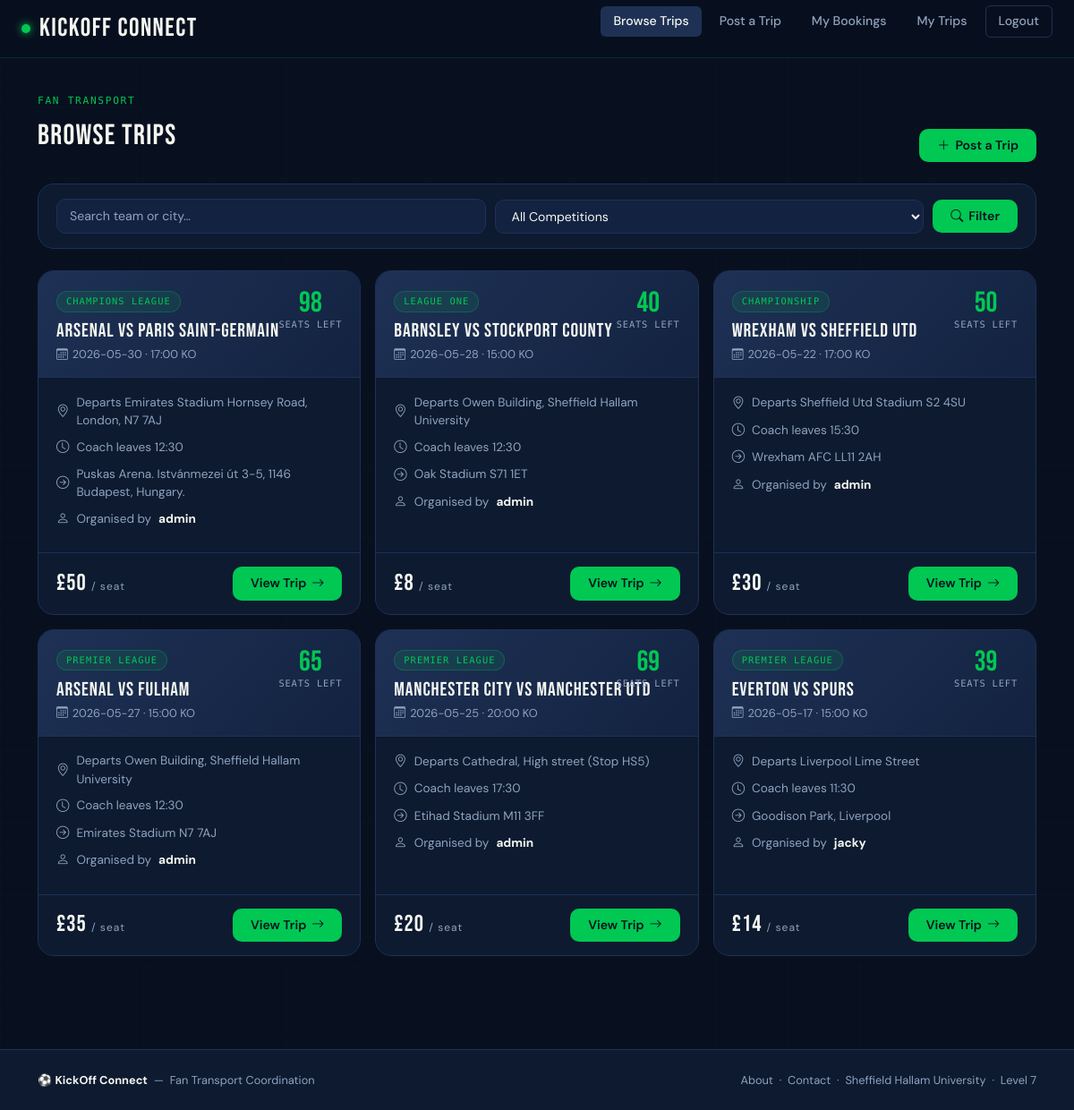
The app's page /trips/ (signed in) with its own data.
### tables this page shows
CREATE TABLE trips (
            id INTEGER PRIMARY KEY AUTOINCREMENT,
            user INTEGER NOT NULL,
            match_title TEXT NOT NULL,
            competition TEXT,
            match_date TEXT,
            "kick-off_time" TEXT,
            departure_point TEXT,
            departure_time TEXT,
            destination TEXT,
            total_seats INTEGER NOT NULL,
            price REAL NOT NULL,
            notes TEXT,
            poster TEXT,
            created TIMESTAMP DEFAULT CURRENT_TIMESTAMP,
            FOREIGN KEY (user) REFERENCES users(id)
        );

### app.py (the view)
@app.route('/trips/')
def trips():
    trip_list = get_all_trips()
    return render_template('trips.html', title="Browse Trips", trips=trip_list)

### app.py (called while the page is built)
@app.context_processor
def inject_csrf_token():
    return dict(csrf_token=generate_csrf())

@app.context_processor
def inject_site_name():
    return dict(siteName=siteName)

@app.template_filter()
def get_username(user_id):
    user = get_user_by_id(user_id)
    return user['username'] if user else 'Unknown'

@app.template_filter()
def seats_remaining(trip_id, total):
    booked = get_seats_booked_for_trip(trip_id)
    return total - booked

### db/db.py (called while the page is built)
def get_db():
    conn = sqlite3.connect(DATABASE)
    conn.row_factory = sqlite3.Row
    return conn

def get_user_by_id(user_id):
    conn = get_db()
    cur = conn.cursor()
    cur.execute('SELECT * FROM users WHERE id = ?', (user_id,))
    user = cur.fetchone()
    conn.close()
    return user

def get_all_trips(limit=None, order_by='created DESC'):
    conn = get_db()
    cur = conn.cursor()
    query = f'SELECT * FROM trips ORDER BY {order_by}'
    if limit:
        query += f' LIMIT {limit}'
    cur.execute(query)
    trips = cur.fetchall()
    conn.close()
    return trips

def get_seats_booked_for_trip(trip_id):
    conn = get_db()
    cur = conn.cursor()
    cur.execute('SELECT SUM(seats) AS total FROM bookings WHERE trip_id = ?', (trip_id,))
    row = cur.fetchone()
    conn.close()
    return row['total'] if row['total'] else 0

### templates/trips.html (shortened to what this page needs)
{% extends "base.html" %}
{% block content %}
<div class="kc-section">
  <div class="container">
    <div class="d-flex justify-content-between align-items-end mb-4">
      <div>
        <div class="section-label">Fan Transport</div>
        <div class="section-title">Browse Trips</div>
      </div>
      {% if session.get('user_id') %}
        <a href="{{ url_for('create') }}" class="btn-kc"><i class="bi bi-plus-lg"></i> Post a Trip</a>
      {% endif %}
    </div>
    <div class="filter-bar">
      <input type="text" id="tripSearch" placeholder="Search team or city…">
      <select id="compFilter">
        <option value="">All Competitions</option>
      </select>
      <button class="btn-kc" onclick="filterTrips()"><i class="bi bi-search"></i> Filter</button>
    </div>
    {% if trips %}
      <div class="row g-3" id="tripGrid">
        {% for trip in trips %}
          {% set remaining = trip['id']|seats_remaining(trip['total_seats']) %}
          <div class="col-md-6 col-xl-4 trip-card-col"
               data-title="{{ trip['match_title'] | lower }}"
               data-departure="{{ trip['departure_point'] | lower }}"
               data-dest="{{ trip['destination'] | lower }}"
               data-comp="{{ trip['competition'] }}">
            <a href="{{ url_for('trip', id=trip['id']) }}" class="trip-card">
              <div class="trip-card-header">
                <div class="match-badge">{{ trip['competition'] }}</div>
                <div class="match-title">{{ trip['match_title'] }}</div>
                <div class="match-date"><i class="bi bi-calendar3"></i> {{ trip['match_date'] }} &middot; {{ trip['kick-off_time'] }} KO</div>
                <div class="seats-indicator">
                  {% if remaining == 0 %}
                    <div class="seats-number full">0</div>
                    <div class="seats-label">fully booked</div>
                  {% elif remaining <= 5 %}
                    <div class="seats-number low">{{ remaining }}</div>
                    <div class="seats-label">seats left</div>
                  {% else %}
                    <div class="seats-number">{{ remaining }}</div>
                    <div class="seats-label">seats left</div>
                  {% endif %}
                </div>
              </div>
              <div class="trip-card-body">
                <div class="trip-meta-row"><i class="bi bi-geo-alt"></i> Departs {{ trip['departure_point'] }}</div>
                <div class="trip-meta-row"><i class="bi bi-clock"></i> Coach leaves {{ trip['departure_time'] }}</div>
                <div class="trip-meta-row"><i class="bi bi-arrow-right-circle"></i> {{ trip['destination'] }}</div>
                <div class="trip-meta-row"><i class="bi bi-person"></i> Organised by <strong style="color:var(--chalk);">{{ trip['user'] | get_username }}</strong></div>
              </div>
              <div class="trip-card-footer">
                <div class="price-tag">£{{ "%.0f"|format(trip['price']) }} <span>/ seat</span></div>
                {% if remaining == 0 %}
                  <span class="btn-kc-outline" style="opacity:0.5;cursor:not-allowed;">Fully Booked</span>
                {% else %}
                  <span class="btn-kc">View Trip <i class="bi bi-arrow-right"></i></span>
                {% endif %}
              </div>
            </a>
          </div>
        {% endfor %}
      </div>
    {% endif %}
  </div>
</div>
{% endblock %}

### static/styles.css (style rules this page uses)
:root { --pitch: #00c853; --pitch-dk: #009624; --navy: #08101f; --navy-md: #0d1a30; --navy-lt: #132240; --slate: #1e3155; --chalk: #f4f6f0; --fog: #8fa3be; --amber: #ffab00; --red: #f5365c; --font-display: 'Bebas Neue', sans-serif; --font-body: 'DM Sans', sans-serif; --font-mono: 'DM Mono', monospace; --radius: 10px; --radius-lg: 18px; }
*, *::before, *::after { box-sizing: border-box; margin: 0; padding: 0; }
html { scroll-behavior: smooth; }
body { font-family: var(--font-body); background: var(--navy); color: var(--chalk); min-height: 100vh; overflow-x: hidden; }
body::before { content: ''; position: fixed; inset: 0; background-image: repeating-linear-gradient(90deg, rgba(0,200,83,0.018) 0px, rgba(0,200,83,0.018) 1px, transparent 1px, transparent 80px), repeating-linear-gradient(0deg, rgba(0,200,83,0.018) 0px, rgba(0,200,83,0.018) 1px, transparent 1px, transparent 80px); pointer-events: none; z-index: 0; }
.section-label { font-family: var(--font-mono); font-size: 0.7rem; letter-spacing: 0.15em; text-transform: uppercase; color: var(--pitch); margin-bottom: 0.4rem; }
.section-title { font-family: var(--font-display); font-size: 2rem; letter-spacing: 0.04em; color: var(--chalk); margin-bottom: 0.3rem; }
.kc-section { padding: 2.5rem 0; position: relative; z-index: 1; }
.filter-bar { background: var(--navy-md); border: 1px solid var(--slate); border-radius: var(--radius-lg); padding: 1rem 1.25rem; display: flex; gap: 10px; flex-wrap: wrap; align-items: center; margin-bottom: 1.5rem; }
.filter-bar input, .filter-bar select { background: var(--navy-lt); border: 1px solid var(--slate); color: var(--chalk); border-radius: var(--radius); padding: 8px 14px; font-family: var(--font-body); font-size: 0.88rem; flex: 1; min-width: 160px; transition: border-color 0.2s; }
.filter-bar input::placeholder { color: var(--fog); }
.filter-bar select option { background: var(--navy-lt); }
.trip-card { background: var(--navy-md); border: 1px solid var(--slate); border-radius: var(--radius-lg); overflow: hidden; transition: transform 0.22s, border-color 0.22s, box-shadow 0.22s; cursor: pointer; height: 100%; text-decoration: none; display: flex; flex-direction: column; }
.trip-card-header { background: linear-gradient(135deg, var(--slate), var(--navy-lt)); padding: 1.25rem 1.25rem 1rem; border-bottom: 1px solid var(--slate); position: relative; }
.match-badge { display: inline-block; background: rgba(0,200,83,0.1); border: 1px solid rgba(0,200,83,0.25); color: var(--pitch); font-family: var(--font-mono); font-size: 0.65rem; letter-spacing: 0.1em; text-transform: uppercase; padding: 3px 10px; border-radius: 20px; margin-bottom: 0.6rem; }
.match-title { font-family: var(--font-display); font-size: 1.35rem; letter-spacing: 0.04em; color: var(--chalk); margin-bottom: 0.25rem; line-height: 1.1; }
.match-date { font-size: 0.8rem; color: var(--fog); display: flex; align-items: center; gap: 5px; }
.seats-indicator { position: absolute; top: 1.25rem; right: 1.25rem; text-align: center; }
.seats-number { font-family: var(--font-display); font-size: 2rem; color: var(--pitch); line-height: 1; }
.seats-label { font-size: 0.65rem; color: var(--fog); text-transform: uppercase; letter-spacing: 0.08em; font-family: var(--font-mono); }
.trip-card-body { padding: 1.1rem 1.25rem; flex: 1; }
.trip-meta-row { display: flex; align-items: center; gap: 8px; font-size: 0.85rem; color: var(--fog); margin-bottom: 0.55rem; }
.trip-meta-row .bi { font-size: 0.9rem; flex-shrink: 0; }
.trip-card-footer { padding: 0.9rem 1.25rem; border-top: 1px solid var(--slate); display: flex; align-items: center; justify-content: space-between; }
.price-tag { font-family: var(--font-display); font-size: 1.6rem; color: var(--chalk); letter-spacing: 0.04em; }
.price-tag span { font-family: var(--font-body); font-size: 0.75rem; color: var(--fog); font-weight: 400; }
.btn-kc { background: var(--pitch); color: var(--navy); font-family: var(--font-body); font-weight: 600; font-size: 0.88rem; padding: 8px 20px; border: none; border-radius: var(--radius); cursor: pointer; transition: background 0.2s, transform 0.15s; text-decoration: none; display: inline-flex; align-items: center; gap: 6px; white-space: nowrap; }

### records on screen
trips: competition "CHAMPIONS LEAGUE", match_title "Arsenal Vs Paris Saint-Germain", match_date "2026-05-30", trip "17:00", remaining "98", departure_point "Emirates Stadium Hornsey Road, London, N7 7AJ", departure_time "12:30", destination "Puskas Arena. Istvánmezei út 3-5, 1146 Budapest, Hungary.", user|get_username "admin", price "50"
trips: competition "LEAGUE ONE", match_title "Barnsley Vs Stockport County", match_date "2026-05-28", trip "15:00", total_seats "40", departure_point "Owen Building, Sheffield Hallam University", departure_time "12:30", destination "Oak Stadium S71 1ET", user|get_username "admin", price "8"
trips: competition "CHAMPIONSHIP", match_title "Wrexham Vs Sheffield Utd", match_date "2026-05-22", trip "17:00", total_seats "50", departure_point "Sheffield Utd Stadium S2 4SU", departure_time "15:30", destination "Wrexham AFC LL11 2AH", user|get_username "admin", price "30"
trips: competition "PREMIER LEAGUE", match_title "Arsenal Vs Fulham", match_date "2026-05-27", trip "15:00", total_seats "65", departure_point "Owen Building, Sheffield Hallam University", departure_time "12:30", destination "Emirates Stadium N7 7AJ", user|get_username "admin", price "35"
trips: competition "PREMIER LEAGUE", match_title "Manchester City Vs Manchester Utd", match_date "2026-05-25", trip "20:00", remaining "69", departure_point "Cathedral, High street (Stop HS5)", departure_time "17:30", destination "Etihad Stadium M11 3FF", user|get_username "admin", price "20"
trips: competition "PREMIER LEAGUE", match_title "Everton vs Spurs", match_date "2026-05-17", trip "15:00", remaining "39", departure_point "Liverpool Lime Street", departure_time "11:30", destination "Goodison Park, Liverpool", user|get_username "jacky", price "14"
